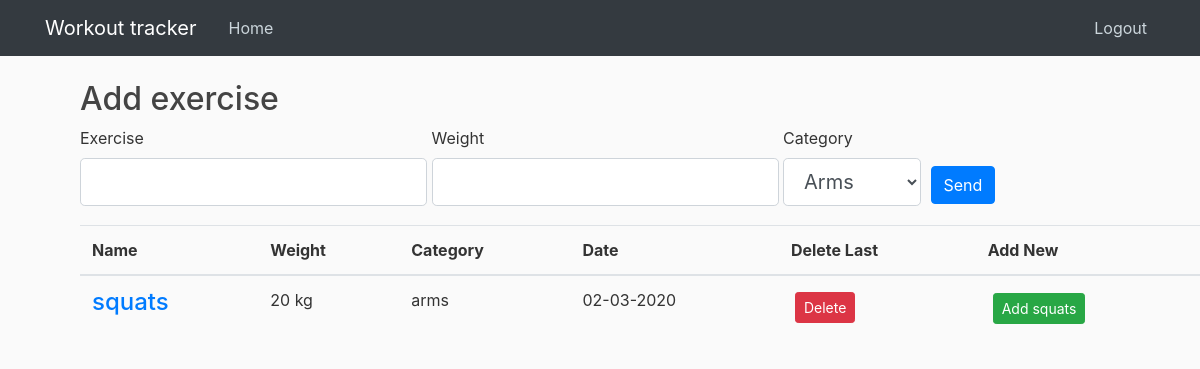
The app's page /home (signed in), older data.
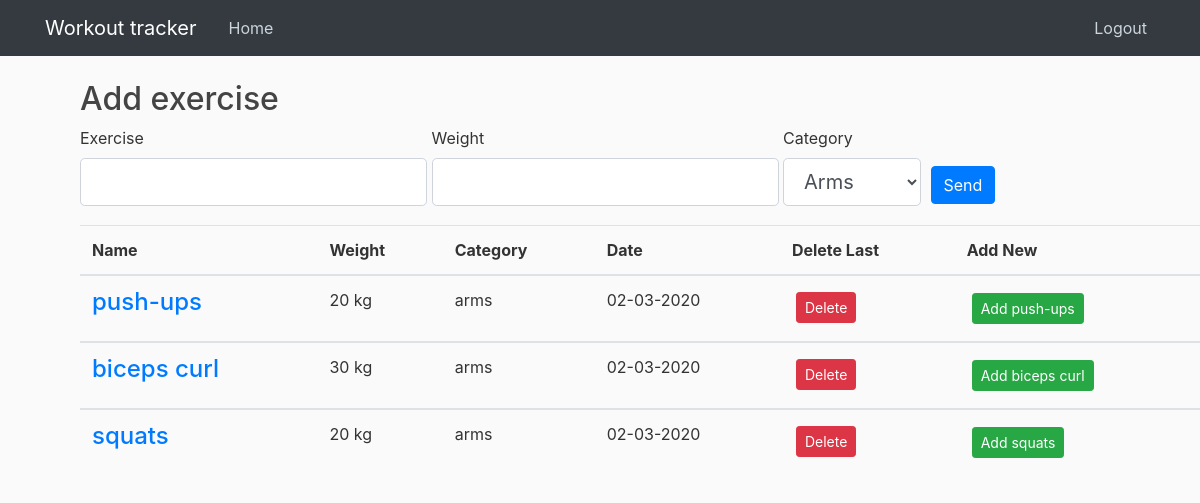
The same page, newer data.
### workout_tracker/models.py (models this page shows, shortened)
class Post(db.Model):
    id = db.Column(db.Integer, primary_key=True)
    exercise = db.Column(db.String(20), nullable=False)
    weight = db.Column(db.Integer, nullable=False)
    category = db.Column(db.String(20))
    date_posted = db.Column(db.DateTime, default=datetime.utcnow)
    user_id = db.Column(db.Integer, db.ForeignKey('user.id'), nullable=False)

### workout_tracker/routes.py (the view)
@app.route("/", methods = ['GET','POST'])
@app.route("/home", methods = ['GET','POST'])
def home():
    form = AddForm()
    if form.validate_on_submit():
        post = Post(exercise=form.exercise.data, weight=form.weight.data, category=form.category.data, author = current_user)
        db.session.add(post)
        db.session.commit()
        flash('Success')
        return redirect(url_for('home'))
    if current_user.is_authenticated:
        posts = Post.query.filter_by(author = current_user).group_by('exercise').order_by(desc('date_posted'))
    else:
        posts = Post.query.group_by('exercise').order_by(desc('date_posted'))
    return render_template('home.html', posts=posts, form=form)

### workout_tracker/forms.py
class AddForm(FlaskForm):
    exercise = StringField('Exercise', validators=[DataRequired(), Length(min=2, max=20)])
    weight = StringField('Weight',validators=[DataRequired()])
    category = SelectField('Category', choices=[('arms', 'Arms'), ('legs', 'Legs'), ('stomach', 'Stomach')])
    submit = SubmitField('Send')

### workout_tracker/models.py (called while the page is built)
@login_manager.user_loader
def load_user(user_id):
    return User.query.get(int(user_id))

### workout_tracker/templates/home.html (shortened to what this page needs)
{% extends "layout.html" %}
{% block content %}
{% if current_user.is_authenticated %}
    <h2>Add exercise</h2>
    <form method="POST" action="">
        <div class="form-group">
            {{ form.exercise.label(class="form-control-label") }}<br>
            {{ form.exercise(class="form-control form-control-lg") }}
        </div>
        <div class="form-group">
            {{ form.weight.label(class="form-control-label") }}<br>
            {{ form.weight(class="form-control form-control-lg") }}
        </div>
        <div class="form-group">
            {{ form.category.label(class="form-control-label") }}<br>
            {{ form.category(class="form-control form-control-lg") }}
        </div>
        <div class="form-group">
            {{ form.submit(class="btn btn-primary") }}
        </div>
      </form>
<table class="table table-hover">
    <thead>
      <tr>
        <th scope="col">Name</th>
        <th scope="col">Weight</th>
        <th scope="col">Category</th>
        <th scope="col">Date</th>
        <th scope="col">Delete Last</th>
        <th scope="col">Add New</th>
    </tr>
    </thead>
    {% for post in posts %}
    <tbody>
        <tr>
          <th class=".text-primary" scope="row"><h4><a href="{{ url_for('stats', exercise=post.exercise )}}">{{ post.exercise }}</a></h4></th>
          <td scope="row">{{ post.weight }} kg</th>
          <td scope="row">{{ post.category }}</th>
          <td scope="row">{{ post.date_posted.strftime('%d-%m-%Y') }}</th>
          <td scope="row">
            <form action="{{ url_for('delete', post_id=post.id) }}" method="POST">
                <input type="submit" class="btn btn-danger btn-sm m-1" value="Delete">
            </form>
          </td>
          <td scope="row">
            <button type="button" class="btn btn-success btn-sm" data-toggle="modal" data-target="#exampleModal">Add {{ post.exercise }}</button>
          </td>
      </tr>
    </tbody>
    {% endfor %}
  </table>
{% else %}
    <p>You must log in to post and see your workouts</p>
    <a href="{{ url_for('login')}}">Log in</a>
    <br>
    <a href="{{ url_for('register')}}">Register</a>
{% endif %}
{% endblock content %}

Row changes from the older to the newer data that the page shows:
added Post: exercise "push-ups", weight "20", category "arms", date_posted "02-03-2020"
added Post: exercise "biceps curl", weight "30", category "arms", date_posted "02-03-2020"
